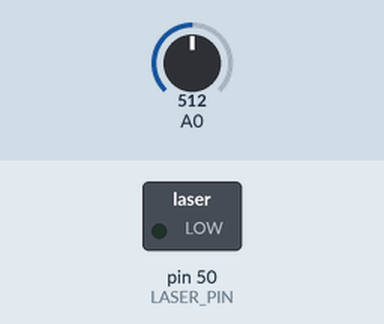
The sketch below on a simulated Arduino Mega 2560, built with avr-gcc and run on an emulated ATmega2560. Parts: switched loads named in the sketch (green lamp = pin HIGH). Dashed ring = blinking. Inputs (shaded band) come from the test bench; at power-on: A0 = 512. What the sketch prints to the serial monitor is not drawn.

Above: at 0.02 s.
Timing chart, 0 to 3.0 s (numbered marks = the images above):
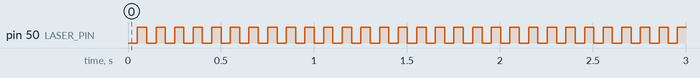

The sketch:

Manchester_Communication_v1.ino
```cpp
/* This file was created by Cary Xiao on January 5th, 2021.
 * Streams / recieves constant 0's through manchester encoding, using A0 to receive.
 * Also notifies when connection has been terminated.
 */
const int TIME_DELAY = 50, LASER_PIN = 50;
boolean data = false, reverse = false; // data = bit to be repeated by manchester encoding

int a, b; // used for comparisons to find bit
boolean currentlyA = true; // boolean used to alternate
boolean receivingMessage = false, check = false;
// check used to measure change every 2 cycles

long now = 0, lastTime = 0; // both enable loop to run once per TIME_DELAY

void setup() {
  // put your setup code here, to run once:
  Serial.begin(9600);
  pinMode(LASER_PIN, OUTPUT);
}

void loop() {
  // put your main code here, to run repeatedly:
  while ((now - lastTime) < TIME_DELAY / 2) // Plays loop once every TIME_DELAY
  {
    now = millis();
  }
  lastTime = now;

  /*-----#Code for sending information-----*/
  if (reverse) {
    digitalWrite(LASER_PIN, !data);
    if (data) reverse = false;
  }
  else {
    digitalWrite(LASER_PIN, data);
    if (data) reverse = true;
  }
  data = !data;


  /*-----#Code for receiving information-----*/
  // SET a and b – currentlyA switched at end of loop
  if (currentlyA) a = analogRead(A0);
  else b = analogRead(A0);

  // Find the most recent bit
  if (!receivingMessage || check == currentlyA) {
    int sig;
    if (currentlyA) sig = determineBit(a, b);
    else sig = determineBit(b, a);

    if (sig >= 0) {
// Inverts and sets comparison for Manchester if 1st bit in message
      if (!receivingMessage) {
        receivingMessage = true;
        Serial.print(!sig);
        check = currentlyA;
      }
      else Serial.print(sig);

    }
    // End of message or message was interrupted.
    else if (receivingMessage) {
      receivingMessage = false;
      Serial.println();
      Serial.println("Connection disconnected.");
    }
  }
  currentlyA = !currentlyA;
}

/* Determines whether and which bit was sent through
 * Manchester Encoding.
 *  @param current – the most recent value for A0.
 *  @param prev – the second most recent value for A0.
 *  Returns -1 if connection has been ended.
 */
int determineBit(int current, int prev) {
  int diff = current - prev;
  if (abs(diff) >= 15) { // Either 0 or 1 was sent
    if (diff > 0) return 1;
    else return 0;
  }
  else return -1;
}
```

Measured:
- by itself, pin 50 (LASER_PIN): alternates HIGH for 0.05 s and LOW for 0.05 s
